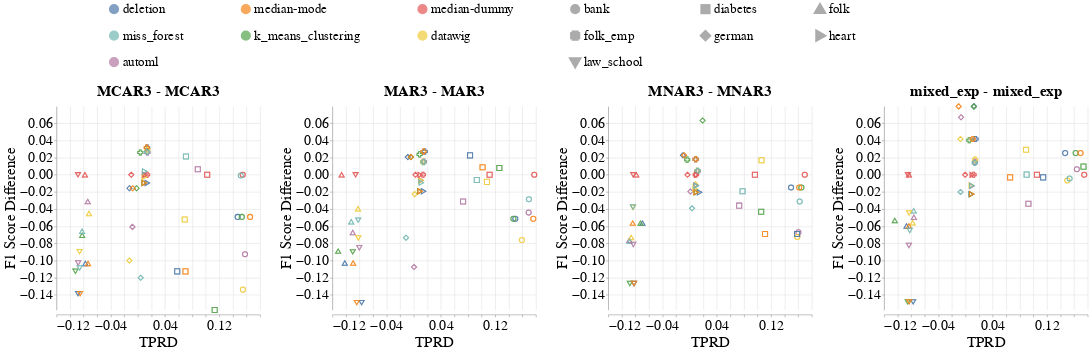

The notebook cell this image was saved under:
### Markdown cell above
### Disparity Metrics

### Code cell
create_scatter_plot(missingness_types=[{'train': 'MCAR3', 'test': 'MCAR3'},
                                       {'train': 'MAR3', 'test': 'MAR3'},
                                       {'train': 'MNAR3', 'test': 'MNAR3'},
                                       {'train': 'mixed_exp', 'test': 'MCAR1 & MAR1 & MNAR1'}],
                    imputation_quality_metric_name='f1_score_difference',
                    model_performance_metric_name='Equalized_Odds_TPR',
                    dataset_to_column_name=DATASET_TO_COLUMN_NAME,
                    dataset_to_group=DATASETS_SENSITIVE_ATTRS,
                    shape_by='Dataset_Name', # Dataset_Name or Model_Name
                    base_font_size=24,
                    db_client_1=db_client_1,
                    db_client_3=db_client_3)

### Figure 1 — Vega-Lite specification as saved in the notebook (floating-point values rounded to 4 significant figures; data arrays with more than 128 entries replaced by an {"elided": "..."} marker saying what was removed)
{"config": {"view": {"continuousWidth": 400, "continuousHeight": 300, "stroke": null}, "axis": {"labelFontSize": 28, "labelFontWeight": "normal", "titleFontSize": 30, "titleFontWeight": "normal"}, "facet": {"spacing": 30}, "header": {"labelFontSize": 30, "labelFontWeight": "bold", "labelOrient": "top", "labelPadding": 5, "titleFontSize": 30}, "legend": {"columns": 3, "direction": "horizontal", "labelFontSize": 26, "labelLimit": 400, "orient": "top", "symbolOffset": 100, "symbolStrokeWidth": 10, "titleAnchor": "middle", "titleFontSize": 28, "titleLimit": 300}, "title": {"fontSize": 30}}, "data": {"name": "data-f20ad420d3a5f9bed5ce5f59931ae93b"}, "facet": {"column": {"field": "Missingness_Type", "sort": ["MCAR3 - MCAR3", "MAR3 - MAR3", "MNAR3 - MNAR3", "mixed_exp - MCAR1 & MAR1 & MNAR1"], "title": null, "type": "nominal"}}, "spec": {"layer": [{"mark": {"type": "point", "size": 100}, "encoding": {"color": {"field": "Null_Imputer_Name", "sort": ["deletion", "median-mode", "median-dummy", "miss_forest", "k_means_clustering", "datawig", "automl"], "title": null, "type": "nominal"}, "shape": {"field": "Dataset_Name", "title": null, "type": "nominal"}, "x": {"axis": {"title": "TPRD"}, "field": "Equalized_Odds_TPR", "type": "quantitative"}, "y": {"axis": {"title": "F1 Score Difference"}, "field": "F1_Score_Difference", "scale": {"domain": [-0.1576, 0.07978]}, "type": "quantitative"}}}], "height": 400, "width": 400}, "resolve": {"scale": {"y": "independent"}}, "$schema": "https://vega.github.io/schema/vega-lite/v4.17.0.json", "datasets": {"data-f20ad420d3a5f9bed5ce5f59931ae93b": {"elided": "392 records"}}}
